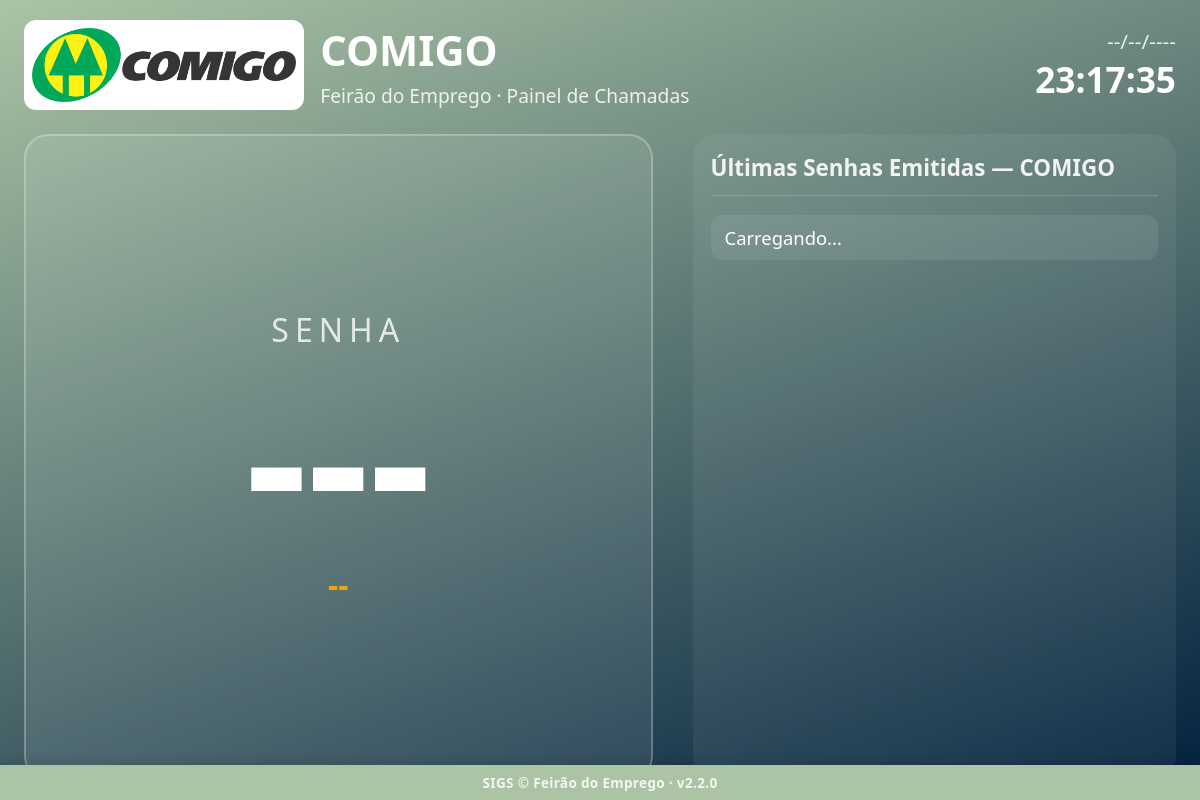
Page /painel/empresa/1 on the committed database.
### tables this page shows
CREATE TABLE empresas (
                id INTEGER PRIMARY KEY AUTOINCREMENT,
                nome TEXT NOT NULL UNIQUE,
                ativa INTEGER NOT NULL DEFAULT 1,
                data_criacao TEXT NOT NULL
            , logo_path TEXT, cor_principal TEXT, contador_atual INTEGER NOT NULL DEFAULT 0, atendimento_finalizado_em TEXT);

CREATE TABLE configuracoes (
                    chave TEXT PRIMARY KEY,
                    valor TEXT NOT NULL
                );

### app.py (the view)
@app.route("/painel/empresa/<int:empresa_id>")
def painel_empresa(empresa_id: int):
    empresa = database.obter_empresa_por_id(empresa_id)
    if empresa is None:
        abort(404)
    configuracoes = config_manager.obter_todas()
    return render_template("painel_empresa.html", config=configuracoes, empresa=empresa)

### app.py (called while the page is built)
@app.context_processor
def injetar_usuario_logado():
    usuario_sessao = auth.usuario_logado()
    identidade_empresa = None
    if usuario_sessao and usuario_sessao.get("perfil") == PerfilUsuario.RECRUTADOR:
        empresa_id = usuario_sessao.get("empresa_id")
        if empresa_id:
            empresa = database.obter_empresa_por_id(empresa_id)
            if empresa and (empresa.logo_path or empresa.cor_principal):
                identidade_empresa = {"logo_path": empresa.logo_path, "cor": empresa.cor_principal}
    return {
        "usuario_logado": usuario_sessao,
        "eh_admin": auth.eh_admin(),
        "sigs_versao": SIGS_VERSAO,
        "identidade_empresa": identidade_empresa,
    }

### auth.py (called while the page is built, shortened)
def usuario_logado() -> Optional[dict]:
    usuario_id = session.get(CHAVE_SESSAO_USUARIO_ID)
    if usuario_id is None:
        return None

def eh_admin() -> bool:
    return session.get(CHAVE_SESSAO_PERFIL) == PerfilUsuario.ADMIN

### config.py (called while the page is built)
    def _conectar(self) -> sqlite3.Connection:
        conexao = sqlite3.connect(str(DATABASE_PATH), timeout=10, check_same_thread=False)
        conexao.row_factory = sqlite3.Row
        return conexao

    def obter_todas(self) -> Dict[str, Any]:
        with self._conectar() as conexao:
            linhas = conexao.execute(f"SELECT chave, valor FROM {TABELA_CONFIGURACOES}").fetchall()
        resultado: Dict[str, Any] = {}
        for linha in linhas:
            chave, valor = linha["chave"], linha["valor"]
            if chave in CHAVES_INTEIRAS:
                try:
                    resultado[chave] = int(valor)
                except (TypeError, ValueError):
                    resultado[chave] = 0
            else:
                resultado[chave] = valor
        return resultado

### database.py (called while the page is built)
@contextmanager
def get_connection() -> Generator[sqlite3.Connection, None, None]:
    conexao = sqlite3.connect(str(DATABASE_PATH), timeout=10, check_same_thread=False)
    conexao.row_factory = sqlite3.Row
    conexao.execute("PRAGMA journal_mode = WAL")
    conexao.execute("PRAGMA foreign_keys = ON")
    try:
        yield conexao
    finally:
        conexao.close()

def obter_empresa_por_id(empresa_id: int) -> Optional[Empresa]:
    with get_connection() as conexao:
        linha = conexao.execute(
            "SELECT * FROM empresas WHERE id = ?", (empresa_id,)
        ).fetchone()
    return Empresa.from_row(linha) if linha else None

### templates/painel_empresa.html (shortened to what this page needs)
{% extends "layout.html" %}
{% block conteudo %}
<div class="painel">
    <header class="painel-cabecalho">
        <img class="painel-logo"
             src="{% if empresa.logo_path %}{{ url_for('static', filename=empresa.logo_path) }}{% else %}{{ url_for('static', filename='img/logo.png') }}{% endif %}"
             alt="Logo {{ empresa.nome }}">
        <div class="painel-titulo">
            <h1>{{ empresa.nome }}</h1>
            <p>{{ config.nome_evento }} &middot; Painel de Chamadas</p>
        </div>
        <div class="painel-relogio">
            <div id="painel-data">--/--/----</div>
            <div id="painel-hora">--:--:--</div>
        </div>
    </header>
    <main class="painel-corpo">
        <section class="painel-chamada-atual" id="painel-chamada-atual">
            <span class="painel-label">Senha</span>
            <span id="painel-numero-atual" class="painel-numero">---</span>
            <span id="painel-guiche-atual" class="painel-guiche">--</span>
        </section>
        <section class="painel-historico">
            <h2>Últimas Senhas Emitidas — {{ empresa.nome }}</h2>
            <ul id="painel-lista-emitidas" class="painel-lista">
                <li>Carregando...</li>
            </ul>
        </section>
    </main>
</div>
{% endblock %}

### templates/layout.html (shortened to what this page needs)
<!DOCTYPE html>
<html lang="pt-BR">
<head>
    <link rel="stylesheet" href="{{ url_for('static', filename='css/style.css') }}">
</head>
<body>
    {% block conteudo %}{% endblock %}
    {% if request.endpoint != 'painel' %}
    <footer class="rodape-sigs">
        SIGS &copy; {{ config.nome_evento if config else 'SENAI' }} &middot; v{{ sigs_versao }}
    </footer>
    {% endif %}
</body>
</html>

### static/css/style.css (style rules this page uses)
:root { --cor-principal: #003C71; --cor-principal-clara: #1F5FA8; --cor-secundaria: #F4A300; --cor-fundo: #F2F5F9; --cor-texto: #1B1F23; --cor-branco: #FFFFFF; --cor-cinza-borda: #D8E0EA; --cor-sucesso: #2E7D32; --cor-erro: #C62828; --sombra-padrao: 0 4px 14px rgba(0, 0, 0, 0.12); --raio-borda: 14px; --transicao-padrao: all 0.25s ease-in-out; }
* { box-sizing: border-box; }
body { margin: 0; font-family: "Segoe UI", Arial, Helvetica, sans-serif; background: linear-gradient(180deg, var(--cor-fundo) 0%, #E4ECF6 100%); color: var(--cor-texto); }
.painel { min-height: 100vh; background: linear-gradient(160deg, var(--cor-principal) 0%, #001F3D 100%); color: var(--cor-branco); display: flex; flex-direction: column; padding: 20px 24px; }
.painel-cabecalho { display: flex; align-items: center; gap: 16px; margin-bottom: 24px; }
.painel-logo { height: 90px; background: var(--cor-branco); border-radius: 12px; padding: 8px; }
.painel-titulo { flex: 1; }
.painel-titulo h1 { margin: 0; font-size: 2.6rem; }
.painel-titulo p { margin: 4px 0 0; opacity: 0.85; font-size: 1.2rem; }
.painel-relogio { text-align: right; font-variant-numeric: tabular-nums; }
#painel-data { font-size: 1.3rem; opacity: 0.85; }
#painel-hora { font-size: 2.2rem; font-weight: 700; }
.painel-corpo { flex: 1; display: grid; grid-template-columns: 1.3fr 1fr; gap: 40px; }
.painel-chamada-atual { background: rgba(255, 255, 255, 0.08); border: 2px solid rgba(255, 255, 255, 0.25); border-radius: 24px; display: flex; flex-direction: column; align-items: center; justify-content: center; padding: 24px; text-align: center; }
.painel-label { font-size: 2rem; letter-spacing: 6px; text-transform: uppercase; opacity: 0.8; }
.painel-numero { font-size: 12rem; font-weight: 900; line-height: 1; margin: 10px 0; }
.painel-guiche { font-size: 2rem; color: var(--cor-secundaria); font-weight: 700; }
.painel-historico { background: rgba(255, 255, 255, 0.06); border-radius: 24px; padding: 18px; overflow-y: auto; }
.painel-historico h2 { margin-top: 0; font-size: 1.4rem; opacity: 0.9; border-bottom: 1px solid rgba(255, 255, 255, 0.2); padding-bottom: 12px; }
.painel-lista { list-style: none; margin: 0; padding: 0; display: flex; flex-direction: column; gap: 10px; }
.painel-lista li { background: rgba(255, 255, 255, 0.08); border-radius: 12px; padding: 10px 14px; display: flex; justify-content: space-between; font-size: 1.15rem; }
.rodape-sigs { position: fixed; left: 0; right: 0; bottom: 0; z-index: 500; background: var(--cor-principal); color: rgba(255, 255, 255, 0.85); text-align: center; font-size: 0.85rem; font-weight: 600; letter-spacing: 0.3px; padding: 8px 12px; box-shadow: 0 -2px 10px rgba(0, 0, 0, 0.12); }

### rows in the picture
empresas: logo_path (picture), nome "COMIGO"
configuracoes: nome_evento "Feirão do Emprego", valor "Feirão do Emprego"

### other values in the picture
{{ sigs_versao }} "2.2.0"
